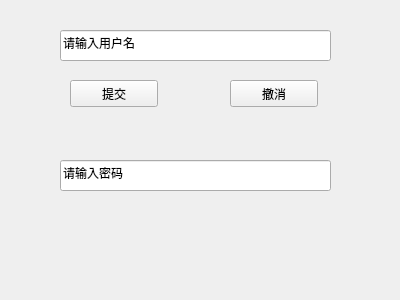
<?xml version="1.0" encoding="UTF-8"?>
<ui version="4.0">
 <class>Widget</class>
 <widget class="QWidget" name="Widget">
  <property name="geometry">
   <rect>
    <x>0</x>
    <y>0</y>
    <width>400</width>
    <height>300</height>
   </rect>
  </property>
  <property name="windowTitle">
   <string>Widget</string>
  </property>
  <widget class="QLineEdit" name="lineEdit">
   <property name="geometry">
    <rect>
     <x>60</x>
     <y>30</y>
     <width>271</width>
     <height>31</height>
    </rect>
   </property>
   <property name="inputMask">
    <string/>
   </property>
   <property name="text">
    <string>请输入用户名</string>
   </property>
   <property name="echoMode">
    <enum>QLineEdit::Normal</enum>
   </property>
   <property name="cursorPosition">
    <number>6</number>
   </property>
   <property name="alignment">
    <set>Qt::AlignLeading|Qt::AlignLeft|Qt::AlignVCenter</set>
   </property>
   <property name="dragEnabled">
    <bool>false</bool>
   </property>
  </widget>
  <widget class="QLineEdit" name="lineEdit_2">
   <property name="geometry">
    <rect>
     <x>60</x>
     <y>160</y>
     <width>271</width>
     <height>31</height>
    </rect>
   </property>
   <property name="text">
    <string>请输入密码</string>
   </property>
  </widget>
  <widget class="QPushButton" name="pushButton">
   <property name="geometry">
    <rect>
     <x>70</x>
     <y>80</y>
     <width>88</width>
     <height>27</height>
    </rect>
   </property>
   <property name="text">
    <string>提交</string>
   </property>
  </widget>
  <widget class="QPushButton" name="pushButton_2">
   <property name="geometry">
    <rect>
     <x>230</x>
     <y>80</y>
     <width>88</width>
     <height>27</height>
    </rect>
   </property>
   <property name="text">
    <string>撤消</string>
   </property>
  </widget>
 </widget>
 <layoutdefault spacing="6" margin="11"/>
 <resources/>
 <connections/>
</ui>
